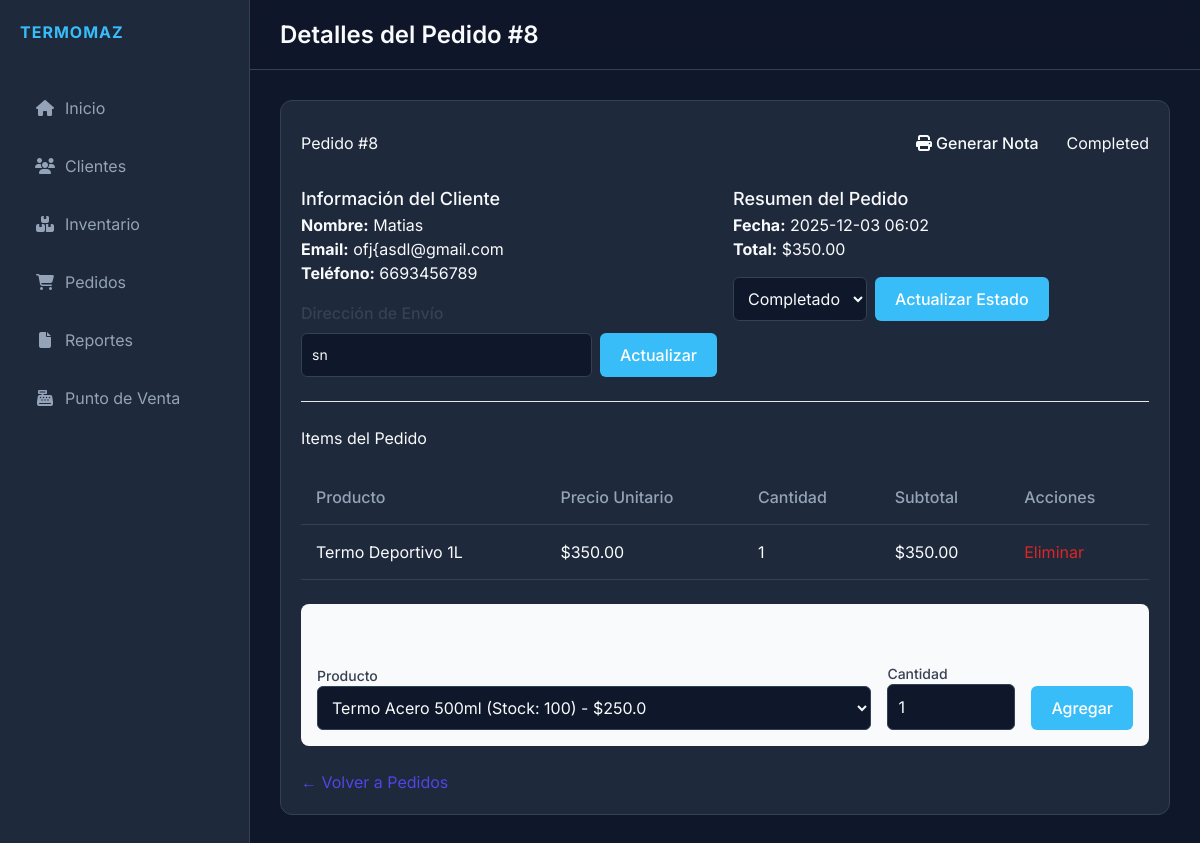
/orders/8, run on an earlier commit of the app's database.
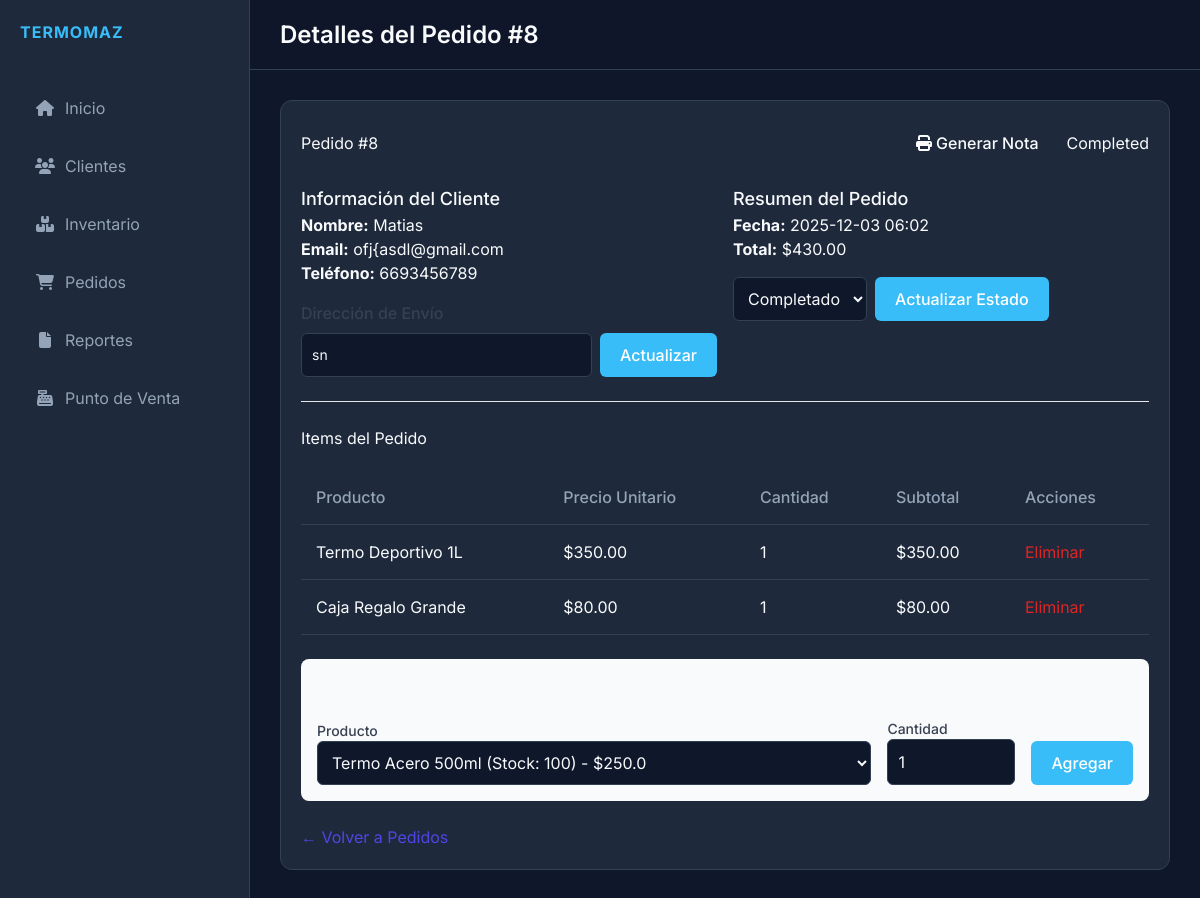
And on a later commit of the database.
### models.py (models this page shows)
class Order(db.Model):
    id = db.Column(db.Integer, primary_key=True)
    client_id = db.Column(db.Integer, db.ForeignKey('client.id'), nullable=False)
    client = db.relationship('Client', backref=db.backref('orders', lazy=True))
    date = db.Column(db.DateTime, default=datetime.utcnow)
    status = db.Column(db.String(20), default='Pending') # Pending, Completed, Cancelled
    total = db.Column(db.Float, default=0.0)
    paid_amount = db.Column(db.Float, default=0.0)
    payment_status = db.Column(db.String(20), default='Pending') # Pending, Partial, Paid
    shipping_address = db.Column(db.String(200))
    items = db.relationship('OrderItem', backref='order', lazy=True, cascade="all, delete-orphan")

class OrderItem(db.Model):
    id = db.Column(db.Integer, primary_key=True)
    order_id = db.Column(db.Integer, db.ForeignKey('order.id'), nullable=False)
    product_id = db.Column(db.Integer, db.ForeignKey('product.id'), nullable=False)
    product = db.relationship('Product')
    quantity = db.Column(db.Integer, nullable=False)
    price_at_time = db.Column(db.Float, nullable=False)

class Product(db.Model):
    id = db.Column(db.Integer, primary_key=True)
    name = db.Column(db.String(100), nullable=False)
    description = db.Column(db.Text)
    price = db.Column(db.Float, nullable=False)
    stock = db.Column(db.Integer, default=0)
    category = db.Column(db.String(50)) # 'thermos', 'box', 'other'
    created_at = db.Column(db.DateTime, default=datetime.utcnow)

### app.py (the view)
@app.route('/orders/<int:id>')
def order_details(id):
    order = Order.query.get_or_404(id)
    products = Product.query.all()
    return render_template('order_details.html', order=order, products=products)

### templates/order_details.html (shortened to what the changed rows need)
{% extends 'base.html' %}
{% block title %}Detalles del Pedido #{{ order.id }}{% endblock %}
{% block content %}
<div class="card">
    <div class="modal-header">
        <h2>Pedido #{{ order.id }}</h2>
        <div class="flex gap-2 items-center">
            <a href="{{ url_for('order_note', id=order.id) }}" target="_blank"
                class="btn btn-secondary btn-sm flex items-center gap-1">
            </a>
            <div>
                <span class="badge badge-{{ 'success' if order.status == 'Completed' else 'warning' }}">{{ order.status
                    }}</span>
            </div>
        </div>
    </div>
    <div class="grid grid-cols-2 gap-4 mb-6">
        <div>
            <div class="mt-4">
                <form action="{{ url_for('update_order_address', id=order.id) }}" method="POST" class="mt-2">
                    <div class="flex gap-2">
                        <input type="text" name="shipping_address" value="{{ order.shipping_address or '' }}"
                            class="form-control text-sm" placeholder="Dirección de envío">
                        <button type="submit" class="btn btn-primary btn-sm whitespace-nowrap">Actualizar</button>
                    </div>
                </form>
            </div>
        </div>
        <div>
            <h3 class="text-lg font-medium">Resumen del Pedido</h3>
            <p><strong>Fecha:</strong> {{ order.date.strftime('%Y-%m-%d %H:%M') }}</p>
            <p><strong>Total:</strong> ${{ "%.2f"|format(order.total) }}</p>
            <form action="{{ url_for('update_order_status', id=order.id) }}" method="POST"
                class="mt-4 flex items-center">
                <select name="status" class="form-control mr-2" style="width: auto;">
                    <option value="Completed" {% if order.status=='Completed' %}selected{% endif %}>Completado</option>
                </select>
                <button type="submit" class="btn btn-primary btn-sm">Actualizar Estado</button>
            </form>
        </div>
    </div>
    <div class="table-container mb-6">
        <table>
            <thead>
                <tr>
                    <th>Producto</th>
                    <th>Precio Unitario</th>
                    <th>Cantidad</th>
                    <th>Subtotal</th>
                    <th>Acciones</th>
                </tr>
            </thead>
            <tbody>
                {% for item in order.items %}
                <tr>
                    <td>{{ item.product.name }}</td>
                    <td>${{ "%.2f"|format(item.price_at_time) }}</td>
                    <td>{{ item.quantity }}</td>
                    <td>${{ "%.2f"|format(item.price_at_time * item.quantity) }}</td>
                    <td>
                        <a href="{{ url_for('remove_order_item', id=order.id, item_id=item.id) }}"
                            class="text-red-600 hover:text-red-900"
                            onclick="return confirm('¿Eliminar este item?')">Eliminar</a>
                    </td>
                </tr>
                {% else %}
                <tr>
                    <td colspan="5" class="text-center py-4 text-gray-500">No hay productos en este pedido.</td>
                </tr>
                {% endfor %}
            </tbody>
        </table>
    </div>
</div>
{% endblock %}

What changed in the data, as far as the page shows it:
changed Order "Completed": total "350.00" → "430.00"
added OrderItem: product.name "Caja Regalo Grande", price_at_time "80.00", quantity "1", item.price_at_time*item.quantity "80.00"
